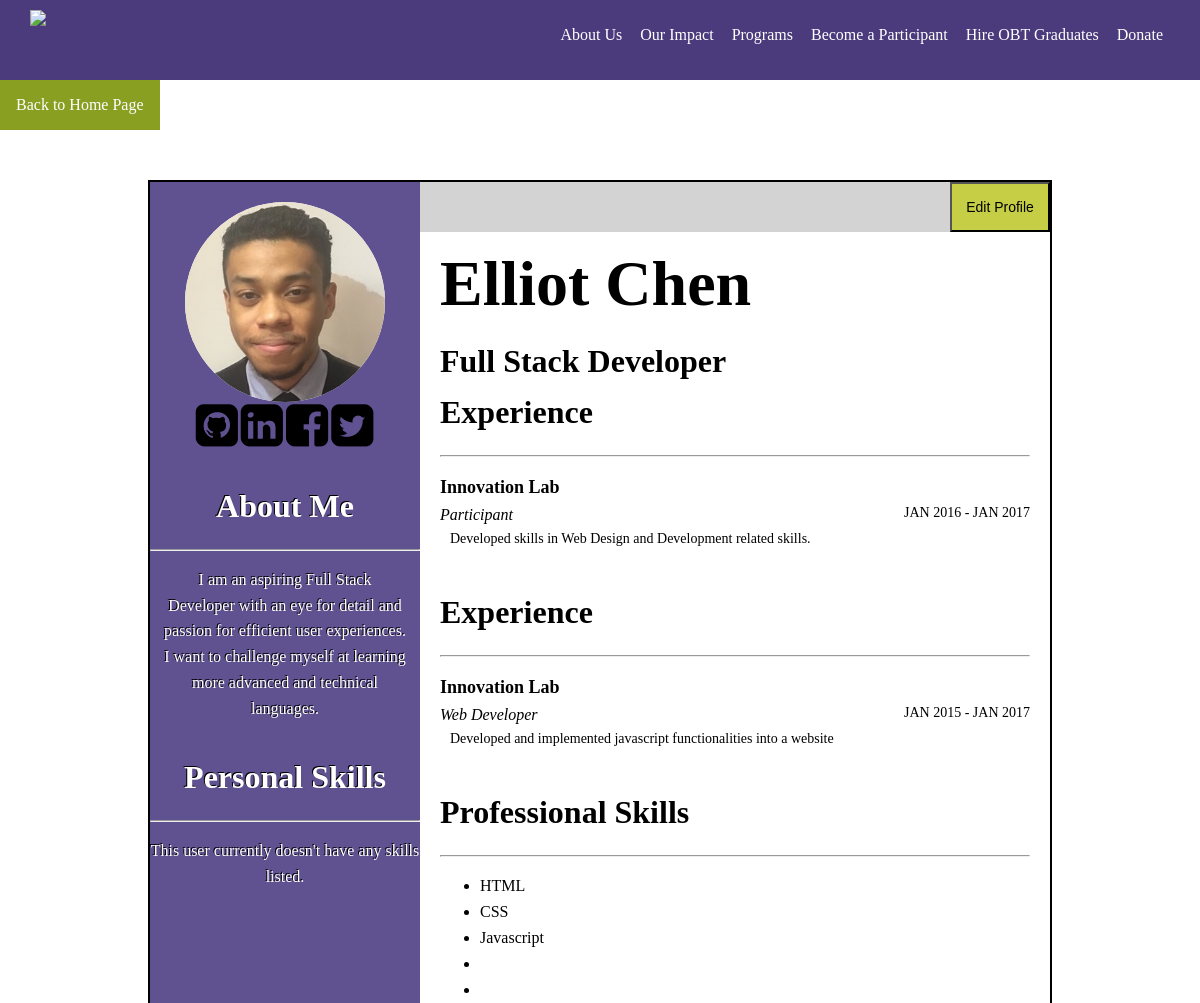
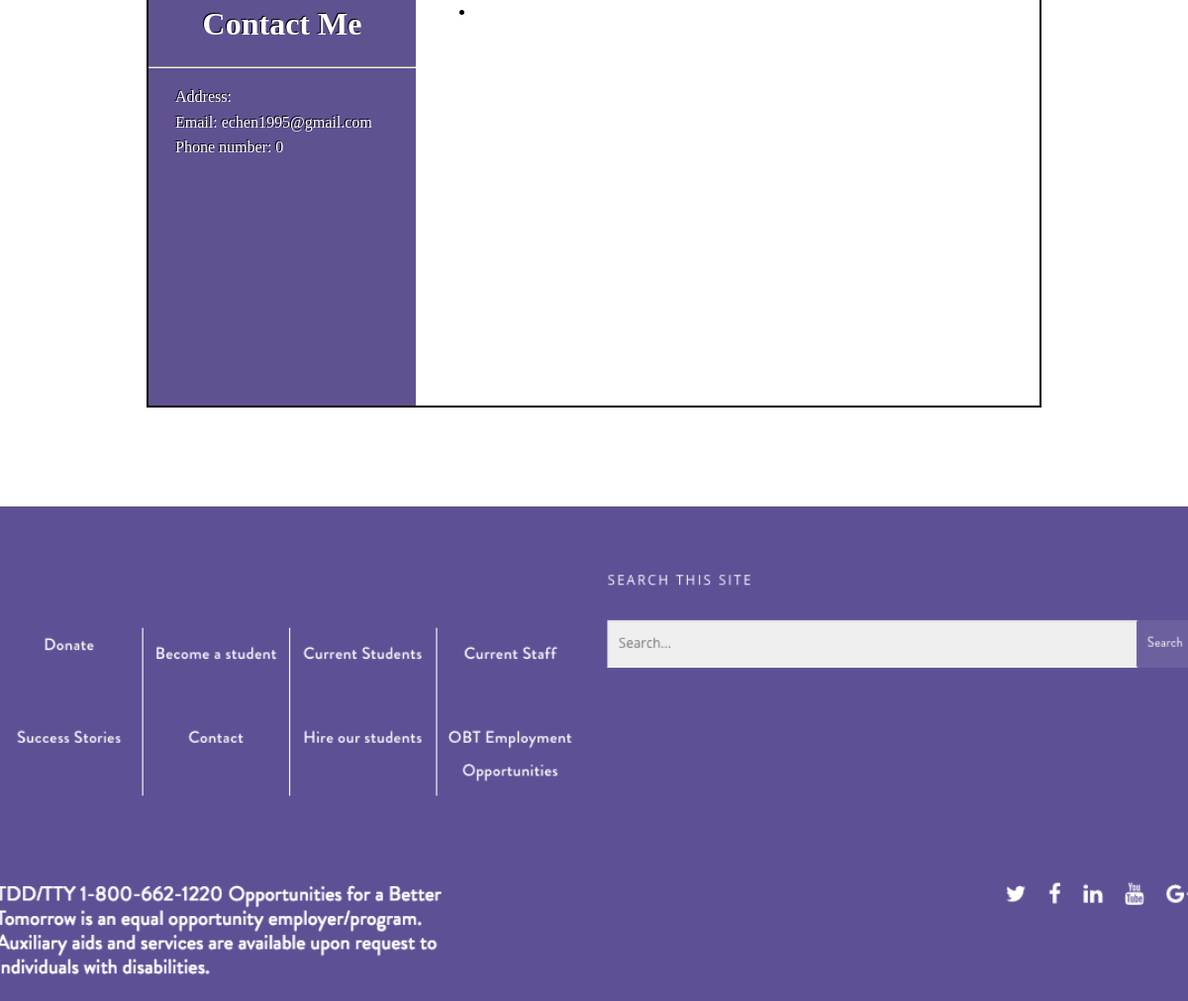
/profile.php?user=echen1995 (signed in), run on the app's committed database (2 pictures, top to bottom).
### tables this page shows
CREATE TABLE `users` (
  `id` int(11) NOT NULL,
  `firstname` varchar(50) NOT NULL,
  `lastname` varchar(50) NOT NULL,
  `aspiring` varchar(255) DEFAULT NULL,
  `username` varchar(255) NOT NULL,
  `password` char(64) NOT NULL,
  `salt` char(16) NOT NULL,
  `email` varchar(255) NOT NULL,
  `github` varchar(50) NOT NULL,
  `linkedin` varchar(50) NOT NULL,
  `facebook` varchar(100) DEFAULT NULL,
  `twitter` varchar(100) DEFAULT NULL,
  `status` varchar(15) NOT NULL,
  `image` varchar(255) NOT NULL,
  `aboutme` varchar(200) DEFAULT NULL,
  `exploca1` varchar(50) DEFAULT NULL,
  `expdura1` varchar(50) DEFAULT NULL,
  `exptitle1` varchar(50) DEFAULT NULL,
  `expdesc1` varchar(100) DEFAULT NULL,
  `exploca2` varchar(30) DEFAULT NULL,
  `expdura2` varchar(50) DEFAULT NULL,
  `exptitle2` varchar(50) DEFAULT NULL,
  `expdesc2` varchar(100) DEFAULT NULL,
  `eduloca1` varchar(30) DEFAULT NULL,
  `edudura1` varchar(50) DEFAULT NULL,
  `edutitle1` varchar(50) DEFAULT NULL,
  `edudesc1` varchar(100) DEFAULT NULL,
  `eduloca2` varchar(30) DEFAULT NULL,
  `edudura2` varchar(50) DEFAULT NULL,
  `edutitle2` varchar(50) DEFAULT NULL,
  `edudesc2` varchar(100) DEFAULT NULL,
  `perskill1` varchar(50) DEFAULT NULL,
  `perskill2` varchar(50) DEFAULT NULL,
  `perskill3` varchar(50) DEFAULT NULL,
  `perskill4` varchar(50) DEFAULT NULL,
  `proskill1` varchar(50) DEFAULT NULL,
  `proskill2` varchar(50) DEFAULT NULL,
  `proskill3` varchar(50) DEFAULT NULL,
  `proskill4` varchar(50) DEFAULT NULL,
  `proskill5` varchar(50) DEFAULT NULL,
  `proskill6` varchar(50) DEFAULT NULL,
  `address` varchar(50) NOT NULL,
  `phone` int(11) NOT NULL
);

### app/functions.php (called while the page is built)
<?php
function e($text) {
	return htmlspecialchars($text, ENT_QUOTES | ENT_HTML5, 'UTF-8');
}
?>

### app/views/pages/profile.php (the view, shortened to what this page needs)
<?php require VIEW_ROOT . '/templates/header.php'; ?>
<link rel="stylesheet" type="text/css" href="<?php echo BASE_URL; ?>/css/profile.css">
<a href="<?php echo BASE_URL; ?>"><button class="dropbtn">Back to Home Page</button></a>
	<div class="container">
		<div class="content-container">
			<div class="container-left">
				<div class="left profile-picture">
				     <div class="image-container">
                        <?php if(empty($users['image'])): ?>
                            <img src="https://www.watch2gether.com/assets/w2guser-default-4cd04e39cfd59017ebad065028b8af9dfca8499a45a7b19ec20b1c478a751a77.png" alt="avatar" class="img-circle" />
                        <?php else: ?>
                            <img class="img-circle" src="<?php echo BASE_URL; ?>/uploads/<?php echo $users['image']; ?>">
                        <?php endif; ?>
                    </div>
				</div>
					<div id="links">
						<?php if(!empty($users['github'])): ?>
                			<a target="_blank" href="https://www.github.com/<?php echo $users['github'];?>"><i class="fa fa-github-square fa-3x" aria-hidden="true"></i></a>
                		<?php endif; ?>
                		<?php if(!empty($users['linkedin'])): ?>
                			<a target="_blank" href="https://www.linkedin.com/<?php echo $users['linkedin'];?>"><i class="fa fa-linkedin-square fa-3x" aria-hidden="true"></i></a>
                		<?php endif; ?>
                		<?php if(!empty($users['facebook'])): ?>
                			<a target="_blank" href="https://www.facebook.com/<?php echo $users['facebook'];?>"><i class="fa fa-facebook-square fa-3x" aria-hidden="true"></i></a>
                		<?php endif; ?>
                		<?php if(!empty($users['twitter'])): ?>
                			<a target="_blank" href="https://www.twitter.com/<?php echo $users['twitter'];?>"><i class="fa fa-twitter-square fa-3x" aria-hidden="true"></i></a>
                		<?php endif; ?>
					</div>
				<div class="left about-container">
					<div class="about-me">
						<div class="about-me_head">
							<h1>About Me<hr></h1>
						</div>
						<div class="about-me_text">
							<?php if(isset($users['aboutme'])): ?>
								<p><?php echo $users['aboutme']; ?></p>
							<?php else: ?>
								<p>Coming Soon</p>
							<?php endif; ?>
						</div>
					</div>
				</div>
				<div class="left perskills-container">
					<div class="person-skills">
						<div class="perskills_head">
								<h1>Personal Skills<hr></h1>
						</div>
						<div class="perskills_text">
							<?php $perskills = $users['perskill1'] || $users['perskill2'] || $users['perskill3'] || $users['perskill4'] ;  ?>
							<?php if(!empty($perskills)): ?>
							<ul>
								<?php if(isset($users['perskill1'])): ?>
									<li><?php echo $users['perskill1'];  ?></li>
								<?php endif;  ?>
								<?php if(isset($users['perskill2'])): ?>
									<li><?php echo $users['perskill2'];  ?></li>
								<?php endif;  ?>
								<?php if(isset($users['perskill3'])): ?>
									<li><?php echo $users['perskill3'];  ?></li>
								<?php endif;  ?>
								<?php if(isset($users['perskill4'])): ?>
									<li><?php echo $users['perskill4'];  ?></li>
								<?php endif;  ?>
							</ul>
							<?php else: ?>
								<p>This user currently doesn't have any skills listed.</p>
							<?php endif; ?>
						</div>
					</div>
				</div>
				<div class="left contact-container">
					<div class="contact-me">
						<div class="contact-me_head">
								<h1>Contact Me<hr></h1>
						</div>
						<div class="contact-me_text">
							<ul>
								<?php if(isset($users['address'])): ?>
									<li> Address: <?php echo $users['address'];  ?> <br></li>
								<?php endif;  ?>
								<li>Email: <?php echo e($_SESSION['user']['email'], ENT_QUOTES, 'UTF-8'); ?> <br></li>
								<?php if(isset($users['address'])): ?>
									<li> Phone number: <?php echo $users['phone'];  ?> <br></li>
								<?php endif;  ?>
							</ul>
						</div>
					</div>
				</div>
			</div>
			<div class="container-right">
				<?php if($username == $_SESSION['user']['username']): ?>
						<div class="dropdown-contentprofile-drpdwn" style="float:right;width:100%;height:100%;background:lightgrey;position:relative;">
							<a href="profile-edit.php?user=<?php echo $_SESSION['user']['username']; ?>
								"><button type="submit" style="font:14px 'Arial';width:100px;height:50px;background:rgba(198,206,69,1);float: right;z-index: 21;">Edit Profile</button></a>
						</div>
				<?php endif; ?>
				<div class="right-content">
					<div class="profile-header">
						<div class="profile_head">
							<h1><?php echo ucwords($users['firstname']." ". $users['lastname']); ?> </h1>
							<h1><?php echo $users['aspiring'] ?></h1>
						</div>
						</div>
					<div class="section experience-container">
						<h1>Experience<hr></h1>
						<div class="exp-cont">
							<div class="location exp-name">
								<p><?php echo $users['exploca1'];  ?></p>
							</div>
							<div class="title_duration exp-title_exp-dura">
								<div class="title exp-title">
									<p><?php echo $users['exptitle1'];  ?></p>
								</div>
								<div class="duration exp-dura">
									<p>JAN 2016 - JAN 2017</p>
								</div>
							</div>
							<div class="desc exp-desc">
								<p><?php echo $users['expdesc1'];  ?></p>
							</div>
						</div>
					</div>
					<?php if(isset($users['eduloca1'])): ?>
						<div class="section experience-container">
							<h1>Experience<hr></h1>
							<div class="edu-cont">
								<div class="location exp-name">
									<p><?php echo $users['eduloca1'];?></p>
								</div>
								<div class="title_duration edu-title_edu-dura">
									<div class="title edu-title">
										<p><?php echo $users['edutitle1']  ?></p>
									</div>
									<div class="duration exp-dura">
										<p> JAN 2015 - JAN 2017</p>
									</div>
								</div>
								<div class="desc edu-desc">
									<p><?php echo $users['edudesc1']; ?></p>
								</div>
							</div>
						</div>
					<?php endif; ?>
					<div class="section profskills-container">
						<h1>Professional Skills <hr></h1>
						<div class="profskill-list">
							<div class="list-container">
								<?php $proskill = $users ['proskill1'] || $users ['proskill2'] || $users ['proskill3'] || $users ['proskill4'] || $users ['proskill5'] || $users ['proskill6']; ?>
								<?php if(!empty($proskill)): ?>
									<ul>
										<?php if(isset($users['proskill1'])):  ?>
											<li><?php echo $users['proskill1'];  ?></li>
										<?php endif; ?>
										<?php if(isset($users['proskill2'])):  ?>
											<li><?php echo $users['proskill2'];  ?></li>
										<?php endif; ?>
										<?php if(isset($users['proskill3'])):  ?>
											<li><?php echo $users['proskill3'];  ?></li>
										<?php endif; ?>
										<?php if(isset($users['proskill4'])): ?>
											<li><?php echo $users['proskill4'];  ?></li>
										<?php endif; ?>
										<?php if(isset($users['proskill5'])):  ?>
											<li><?php echo $users['proskill5'];  ?></li>
										<?php endif; ?>
										<?php if(isset($users['proskill6'])):  ?>
											<li><?php echo $users['proskill6'];  ?></li>
										<?php endif; ?>
									</ul>
								<?php else:  ?>
									<p>This user currently doesn't have any skill listed</p>
								<?php endif; ?>
							</div>
						</div>
					</div>
				</div>
			</div>
		</div>
	</div>
<?php require VIEW_ROOT . '/templates/footer.php'; ?>

### css/style.css (style rules this page uses)
html,body,h1,h3,h5,p { margin: 0; padding:0; }
a:link, a:visited, a:hover, a:active { text-decoration:none; color:initial; cursor:pointer; background:initial; }
.container { width:100%; height:auto; margin:0; padding:0; }
.dropbtn, .signup button { background:#238f23; color: white; padding: 16px; font-size: 16px; border: none; cursor: pointer; }

### css/profile.css (style rules this page uses)
* { font-family:'PT Sans Narrow'; }
html,body,p { margin:0;padding:0; }
.container { margin-top:50px; background:transparent; }
.content-container { width:75%; min-width:575px; max-width:1400px; background:transparent; margin:auto; border:2px solid black; line-height:1.618; }
.container-left { width:30%; float:left; min-height:1231px; background:rgba(96,81,145,1); color:#FFF; text-align:center; text-shadow:-1px -1px #000; }
.left { display:block; }
.image-container { width:200px; height:200px; margin:auto; padding-top:20px; border-radius:100%; }
.image-container img { max-width:100%; max-height:100%; min-width:100%; min-height:100%; border-radius:100%; background:white; }
.about-me { padding:30px 0; }
.about-me_text p { width:90%; margin:auto; }
.perskills-container { min-height:250px; }
.contact-me_text ul { width:80%; min-width:150px; min-height:200px; margin:0 auto; padding:0; text-align:justify; }
.contact-me_text ul li { width:100%; list-style:none; }
.container-right { width:70%; float:left; background:transparent; min-height:1231px; text-shadow:-1px -1px #FFF; }
.right-content { min-height:1231px; padding:0 20px; }
.dropbtn { background-color: rgb(136,159,34); color: white; padding: 16px; font-size: 16px; border: none; cursor: pointer; }
.section { min-height:200px; }
.profile_head h1 { margin:0; }
.profile_head h1:nth-child(1) { font-size:64px; }
.exp-cont,.edu-cont { min-height:100px; }
.location { font-weight:800;font-size:18px; }
.title_duration { font-size:16px; }
.title { float:left; font-style:italic; }
.duration { float:right; font-size:14px; }
.desc { font-size:14px; }
.desc p { padding:0 10px; }
.profskill-list .list-container ul { list-style-type:disc; }

### data on the page
users: image (picture), aboutme "I am an aspiring Full Stack Developer with an eye for detail and passion for efficient user experiences. I want to challenge myself at learning more advanced and technical languages.", phone "0", firstname+lastname "Elliot Chen", aspiring "Full Stack Developer", exploca1 "Innovation Lab", exptitle1 "Participant", expdesc1 "Developed skills in Web Design and Development related skills.", eduloca1 "Innovation Lab", edutitle1 "Web Developer", edudesc1 "Developed and implemented javascript functionalities into a website", proskill1 "HTML", proskill2 "CSS", proskill3 "Javascript"

### other printed values
$_SESSION['user']['email'] "echen1995@gmail.com"
